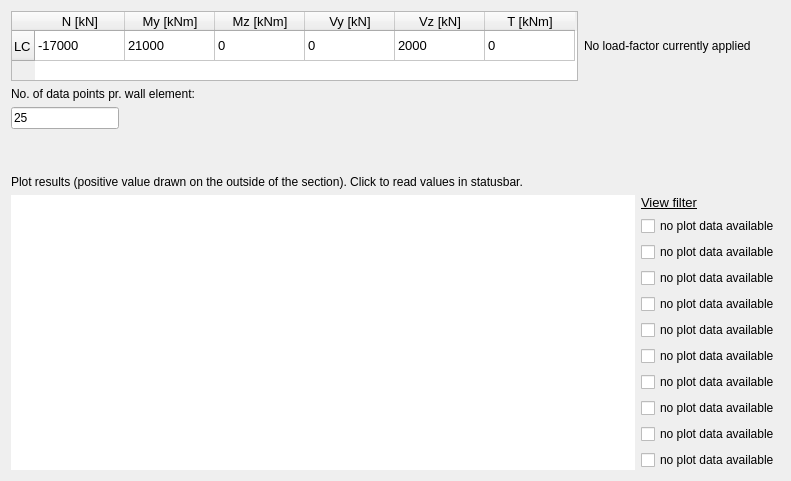
        <widget class="QWidget" name="tab_loading">
         <attribute name="title">
          <string>Loading &amp;&amp; Results</string>
         </attribute>
         <layout class="QVBoxLayout" name="verticalLayout_7">
          <item>
           <layout class="QVBoxLayout" name="verticalLayout_6">
            <item>
             <layout class="QHBoxLayout" name="horizontalLayout_2">
              <item>
               <widget class="MyTable" name="SectionForces_tableWidget">
                <property name="sizePolicy">
                 <sizepolicy hsizetype="Expanding" vsizetype="Fixed">
                  <horstretch>0</horstretch>
                  <verstretch>0</verstretch>
                 </sizepolicy>
                </property>
                <property name="font">
                 <font>
                  <pointsize>10</pointsize>
                 </font>
                </property>
                <property name="sizeAdjustPolicy">
                 <enum>QAbstractScrollArea::AdjustToContents</enum>
                </property>
                <attribute name="horizontalHeaderDefaultSectionSize">
                 <number>90</number>
                </attribute>
                <row>
                 <property name="text">
                  <string>LC</string>
                 </property>
                </row>
                <column>
                 <property name="text">
                  <string>N [kN]</string>
                 </property>
                </column>
                <column>
                 <property name="text">
                  <string>My [kNm]</string>
                 </property>
                </column>
                <column>
                 <property name="text">
                  <string>Mz [kNm]</string>
                 </property>
                </column>
                <column>
                 <property name="text">
                  <string>Vy [kN]</string>
                 </property>
                </column>
                <column>
                 <property name="text">
                  <string>Vz [kN]</string>
                 </property>
                </column>
                <column>
                 <property name="text">
                  <string>T [kNm]</string>
                 </property>
                </column>
                <item row="0" column="0">
                 <property name="text">
                  <string>-17000</string>
                 </property>
                </item>
                <item row="0" column="1">
                 <property name="text">
                  <string>21000</string>
                 </property>
                </item>
                <item row="0" column="2">
                 <property name="text">
                  <string>0</string>
                 </property>
                </item>
                <item row="0" column="3">
                 <property name="text">
                  <string>0</string>
                 </property>
                </item>
                <item row="0" column="4">
                 <property name="text">
                  <string>2000</string>
                 </property>
                </item>
                <item row="0" column="5">
                 <property name="text">
                  <string>0</string>
                 </property>
                </item>
               </widget>
              </item>
              <item>
               <widget class="QLabel" name="load_fac_label">
                <property name="font">
                 <font>
                  <pointsize>9</pointsize>
                 </font>
                </property>
                <property name="text">
                 <string>No load-factor currently applied</string>
                </property>
               </widget>
              </item>
              <item>
               <spacer name="horizontalSpacer_4">
                <property name="orientation">
                 <enum>Qt::Horizontal</enum>
                </property>
                <property name="sizeHint" stdset="0">
                 <size>
                  <width>40</width>
                  <height>20</height>
                 </size>
                </property>
               </spacer>
              </item>
             </layout>
            </item>
            <item>
             <widget class="QLabel" name="label_5">
              <property name="font">
               <font>
                <pointsize>9</pointsize>
               </font>
              </property>
              <property name="text">
               <string>No. of data points pr. wall element:</string>
              </property>
             </widget>
            </item>
            <item>
             <widget class="QLineEdit" name="lineEdit_wallNodeN">
              <property name="sizePolicy">
               <sizepolicy hsizetype="Fixed" vsizetype="Fixed">
                <horstretch>0</horstretch>
                <verstretch>0</verstretch>
               </sizepolicy>
              </property>
              <property name="font">
               <font>
                <pointsize>9</pointsize>
               </font>
              </property>
              <property name="text">
               <string>25</string>
              </property>
             </widget>
            </item>
            <item>
             <spacer name="verticalSpacer_2">
              <property name="orientation">
               <enum>Qt::Vertical</enum>
              </property>
              <property name="sizeType">
               <enum>QSizePolicy::Minimum</enum>
              </property>
              <property name="sizeHint" stdset="0">
               <size>
                <width>20</width>
                <height>40</height>
               </size>
              </property>
             </spacer>
            </item>
            <item>
             <widget class="QLabel" name="label_16">
              <property name="font">
               <font>
                <pointsize>9</pointsize>
               </font>
              </property>
              <property name="text">
               <string>Plot results (positive value drawn on the outside of the section). Click to read values in statusbar.</string>
              </property>
             </widget>
            </item>
            <item>
             <layout class="QHBoxLayout" name="horizontalLayout_4">
              <item>
               <widget class="MyResultView" name="graphicsViewResults">
                <property name="frameShape">
                 <enum>QFrame::NoFrame</enum>
                </property>
               </widget>
              </item>
              <item>
               <layout class="QVBoxLayout" name="vLayout_view_filter">
                <item>
                 <widget class="QLabel" name="label_25">
                  <property name="sizePolicy">
                   <sizepolicy hsizetype="Preferred" vsizetype="Fixed">
                    <horstretch>0</horstretch>
                    <verstretch>0</verstretch>
                   </sizepolicy>
                  </property>
                  <property name="text">
                   <string>&lt;html&gt;&lt;head/&gt;&lt;body&gt;&lt;p&gt;&lt;span style=&quot; font-size:10pt; text-decoration: underline;&quot;&gt;View filter&lt;/span&gt;&lt;/p&gt;&lt;/body&gt;&lt;/html&gt;</string>
                  </property>
                 </widget>
                </item>
                <item>
                 <widget class="QCheckBox" name="checkBox_plot1">
                  <property name="text">
                   <string>no plot data available</string>
                  </property>
                  <property name="checked">
                   <bool>false</bool>
                  </property>
                 </widget>
                </item>
                <item>
                 <widget class="QCheckBox" name="checkBox_plot2">
                  <property name="text">
                   <string>no plot data available</string>
                  </property>
                  <property name="checked">
                   <bool>false</bool>
                  </property>
                 </widget>
                </item>
                <item>
                 <widget class="QCheckBox" name="checkBox_plot3">
                  <property name="text">
                   <string>no plot data available</string>
                  </property>
                  <property name="checked">
                   <bool>false</bool>
                  </property>
                 </widget>
                </item>
                <item>
                 <widget class="QCheckBox" name="checkBox_plot4">
                  <property name="text">
                   <string>no plot data available</string>
                  </property>
                  <property name="checked">
                   <bool>false</bool>
                  </property>
                 </widget>
                </item>
                <item>
                 <widget class="QCheckBox" name="checkBox_plot5">
                  <property name="text">
                   <string>no plot data available</string>
                  </property>
                  <property name="checked">
                   <bool>false</bool>
                  </property>
                 </widget>
                </item>
                <item>
                 <widget class="QCheckBox" name="checkBox_plot6">
                  <property name="text">
                   <string>no plot data available</string>
                  </property>
                 </widget>
                </item>
                <item>
                 <widget class="QCheckBox" name="checkBox_plot7">
                  <property name="text">
                   <string>no plot data available</string>
                  </property>
                 </widget>
                </item>
                <item>
                 <widget class="QCheckBox" name="checkBox_plot8">
                  <property name="text">
                   <string>no plot data available</string>
                  </property>
                 </widget>
                </item>
                <item>
                 <widget class="QCheckBox" name="checkBox_plot9">
                  <property name="text">
                   <string>no plot data available</string>
                  </property>
                 </widget>
                </item>
                <item>
                 <widget class="QCheckBox" name="checkBox_plot10">
                  <property name="text">
                   <string>no plot data available</string>
                  </property>
                 </widget>
                </item>
               </layout>
              </item>
             </layout>
            </item>
           </layout>
          </item>
         </layout>
        </widget>
